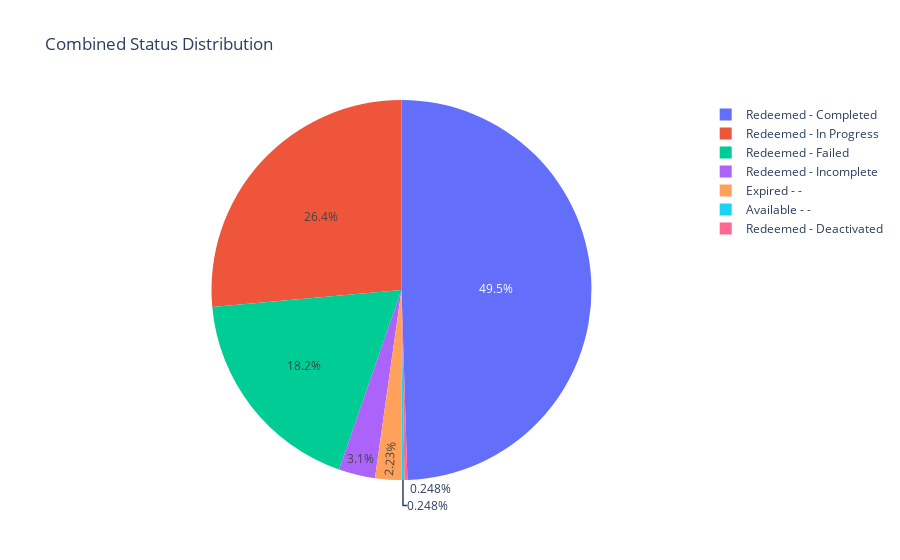

Notebook source saved alongside this figure:
### Code cell
# Total Attempts 1 and 2
grouped_df = df.groupby(['Token Status', 'Course Status']).size().reset_index(name='Count')
grouped_df['Combined Status'] = grouped_df['Token Status'] + ' - ' + grouped_df['Course Status']
grouped_df['Percentage'] = (grouped_df['Count'] / grouped_df['Count'].sum()) * 100
import plotly.express as px

fig = px.pie(grouped_df, values='Count', names='Combined Status', title='Combined Status Distribution')
fig.show()

grouped_df
count_sum = grouped_df['Count'].sum()
print(count_sum)
grouped_df

### Figure 1 — Plotly figure (JSON) as saved in the notebook; plotly's stock layout.template omitted (floating-point values rounded to 4 significant figures)
{"data": [{"domain": {"x": [0, 1], "y": [0, 1]}, "hovertemplate": "Combined Status=%{label}<br>Count=%{value}<extra></extra>", "labels": ["Available - -", "Expired - -", "Redeemed - Completed", "Redeemed - Deactivated", "Redeemed - Failed", "Redeemed - In Progress", "Redeemed - Incomplete"], "legendgroup": "", "name": "", "showlegend": true, "type": "pie", "values": [2, 18, 399, 2, 147, 213, 25]}], "layout": {"legend": {"tracegroupgap": 0}, "title": {"text": "Combined Status Distribution"}}}
